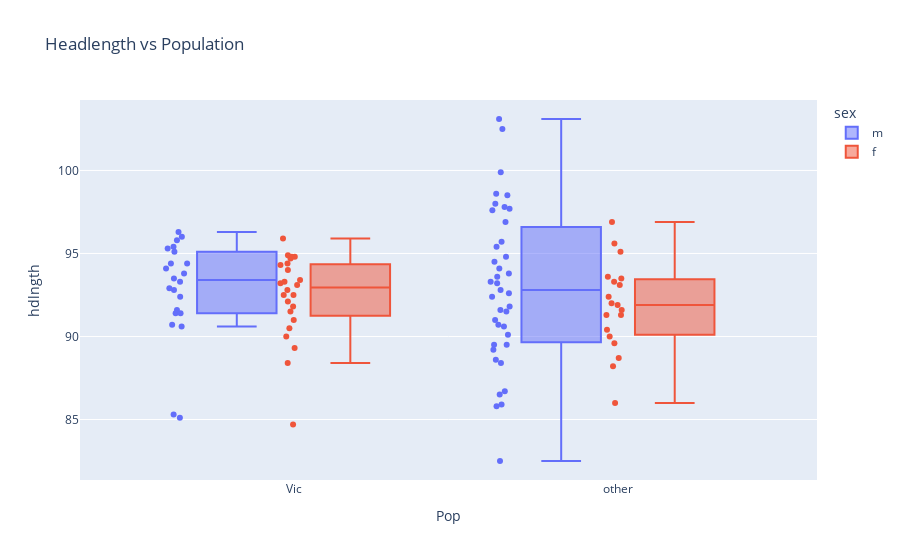

The code cell stored with this chart in its notebook:
### Markdown cell above
> # Here we see that the Male Possusum has a Bigger Head as compare to Female Possum.

### Code cell
fig = px.box(data, x="Pop", y="hdlngth", points="all", color="sex", title="Headlength vs Population")
fig.show()

### Figure 1 — Plotly figure (JSON) as saved in the notebook; plotly's stock layout.template omitted (floating-point values rounded to 4 significant figures)
{"data": [{"alignmentgroup": "True", "boxpoints": "all", "hovertemplate": "sex=m<br>Pop=%{x}<br>hdlngth=%{y}<extra></extra>", "legendgroup": "m", "marker": {"color": "#636efa"}, "name": "m", "notched": false, "offsetgroup": "m", "orientation": "v", "showlegend": true, "type": "box", "x": ["Vic", "Vic", "Vic", "Vic", "Vic", "Vic", "Vic", "Vic", "Vic", "Vic", "Vic", "Vic", "Vic", "Vic", "Vic", "Vic", "Vic", "Vic", "Vic", "Vic", "Vic", "Vic", "other", "other", "other", "other", "other", "other", "other", "other", "other", "other", "other", "other", "other", "other", "other", "other", "other", "other", "other", "other", "other", "other", "other", "other", "other", "other", "other", "other", "other", "other", "other", "other", "other", "other", "other", "other", "other", "other", "other"], "x0": " ", "xaxis": "x", "y": [94.1, 95.3, 95.1, 95.4, 92.9, 91.6, 93.5, 96.3, 94.4, 95.8, 96, 93.8, 92.8, 91.4, 90.6, 94.4, 93.3, 92.4, 85.3, 85.1, 90.7, 91.4, 90.1, 98.6, 95.4, 97.6, 96.9, 103.1, 99.9, 94.5, 102.5, 95.7, 93.3, 94.1, 98, 92.8, 85.9, 82.5, 93.8, 92.4, 93.6, 86.5, 85.8, 86.7, 90.6, 88.4, 89.5, 98.5, 97.7, 92.6, 97.8, 90.7, 89.2, 91.8, 91.6, 94.8, 91, 93.2, 89.5, 88.6, 91.5], "y0": " ", "yaxis": "y"}, {"alignmentgroup": "True", "boxpoints": "all", "hovertemplate": "sex=f<br>Pop=%{x}<br>hdlngth=%{y}<extra></extra>", "legendgroup": "f", "marker": {"color": "#EF553B"}, "name": "f", "notched": false, "offsetgroup": "f", "orientation": "v", "showlegend": true, "type": "box", "x": ["Vic", "Vic", "Vic", "Vic", "Vic", "Vic", "Vic", "Vic", "Vic", "Vic", "Vic", "Vic", "Vic", "Vic", "Vic", "Vic", "Vic", "Vic", "Vic", "Vic", "Vic", "Vic", "Vic", "Vic", "other", "other", "other", "other", "other", "other", "other", "other", "other", "other", "other", "other", "other", "other", "other", "other", "other", "other", "other"], "x0": " ", "xaxis": "x", "y": [92.5, 94, 93.2, 91.5, 93.1, 94.8, 93.4, 91.8, 93.3, 94.9, 94.7, 94.4, 94.8, 95.9, 92.5, 90.5, 92.8, 92.1, 94.3, 89.3, 84.7, 91, 88.4, 90, 91.6, 95.6, 93.1, 95.1, 91.3, 91.3, 92, 96.9, 93.5, 90.4, 91.9, 88.7, 86, 90, 88.2, 89.6, 93.3, 92.4, 93.6], "y0": " ", "yaxis": "y"}], "layout": {"boxmode": "group", "legend": {"title": {"text": "sex"}, "tracegroupgap": 0}, "title": {"text": "Headlength vs Population"}, "xaxis": {"anchor": "y", "domain": [0, 1], "title": {"text": "Pop"}}, "yaxis": {"anchor": "x", "domain": [0, 1], "title": {"text": "hdlngth"}}}}
